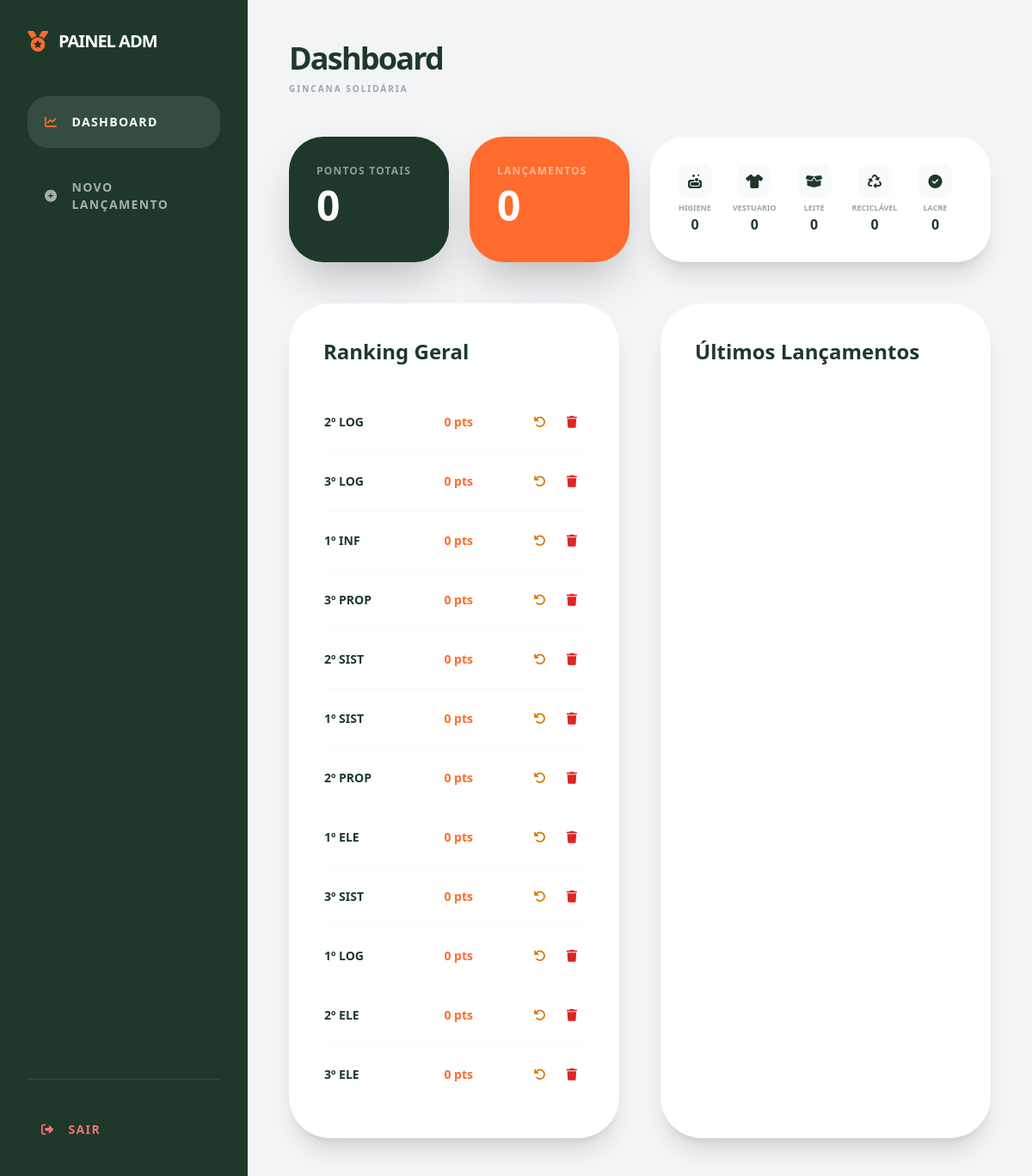
Screenshot of /admin/dashboard (signed in) with the database file from the repository.
### tables this page shows
CREATE TABLE IF NOT EXISTS `teams` (
    `id`           INT          NOT NULL AUTO_INCREMENT,
    `name`         VARCHAR(100) NOT NULL,
    `country`      VARCHAR(100) NOT NULL DEFAULT '',
    `total_points` INT          NOT NULL DEFAULT 0,
    `created_at`   TIMESTAMP    NOT NULL DEFAULT CURRENT_TIMESTAMP,
    PRIMARY KEY (`id`)
);

### app/Controllers/AdminController.php (called while the page is built, shortened)
<?php
require_once __DIR__ . '/../Models/Team.php';
class AdminController {
    public function dashboard() {
        $teams     = Team::getAll();
        $db = Database::getInstance();
        $totalPointsQuery  = $db->query("SELECT SUM(total_points) as total FROM teams");
        $totalPointsResult = $totalPointsQuery->fetch(PDO::FETCH_ASSOC);
        $totalPoints       = $totalPointsResult['total'] ?? 0;
        $totalDonationsQuery  = $db->query("SELECT COUNT(*) as total FROM donations");
        $totalDonationsResult = $totalDonationsQuery->fetch(PDO::FETCH_ASSOC);
        $totalDonations       = $totalDonationsResult['total'] ?? 0;
        $stats = [];
        require_once __DIR__ . '/../Views/admin/dashboard.php';
    }
}

### app/Models/Team.php (called while the page is built, shortened)
<?php
class Team {
    public static function getAll() {
        $db   = Database::getInstance();
        $stmt = $db->query("SELECT * FROM teams ORDER BY total_points DESC");
        return $stmt->fetchAll(PDO::FETCH_ASSOC);
    }
}

### app/Views/admin/dashboard.php (the view, shortened to what this page needs)
<!DOCTYPE html>
<html lang="pt-br">
<head>
    <script src="https://cdn.tailwindcss.com"></script>
    <link href="https://cdnjs.cloudflare.com/ajax/libs/font-awesome/6.4.0/css/all.min.css" rel="stylesheet">
</head>
<body class="bg-gray-100 font-sans text-primary">
    <div class="flex min-h-screen">
        <aside id="sidebar" class="fixed inset-y-0 left-0 z-50 w-72 bg-primary text-white p-8 transform -translate-x-full lg:translate-x-0 lg:static transition-transform duration-300 ease-in-out flex flex-col">
            <div class="flex items-center space-x-3 mb-12">
                <i class="fas fa-medal text-2xl text-secondary"></i>
                <span class="font-black text-xl uppercase tracking-tighter">
                    Painel ADM
                </span>
            </div>
            <nav class="space-y-4 flex-1">
                <a href="/admin/dashboard"
                   class="flex items-center space-x-4 bg-white/10 p-5 rounded-3xl font-black text-sm uppercase tracking-widest">
                    <i class="fas fa-chart-line text-secondary"></i>
                    <span>Dashboard</span>
                </a>
                <a href="/admin/add-donation"
                   class="flex items-center space-x-4 hover:bg-white/5 p-5 rounded-3xl font-black text-sm uppercase tracking-widest text-white/60 hover:text-white transition-all">
                    <i class="fas fa-plus-circle"></i>
                    <span>Novo Lançamento</span>
                </a>
            </nav>
            <div class="mt-auto pt-8 border-t border-white/10">
                <a href="/logout"
                   class="flex items-center space-x-4 text-red-400 hover:text-red-300 font-black text-sm uppercase tracking-widest p-4">
                    <i class="fas fa-sign-out-alt"></i>
                    <span>Sair</span>
                </a>
            </div>
        </aside>
        <main class="flex-1 p-6 lg:p-12">
            <div class="mb-12">
                <h1 class="text-4xl font-black tracking-tighter">
                    Dashboard
                </h1>
                <p class="text-gray-400 font-bold uppercase text-[10px] tracking-[0.2em] mt-2">
                    Gincana Solidária
                </p>
            </div>
            <div class="grid grid-cols-1 md:grid-cols-2 lg:grid-cols-4 gap-6 mb-12">
                <div class="bg-primary text-white p-8 rounded-[2.5rem] shadow-2xl">
                    <p class="text-white/50 font-black text-xs uppercase tracking-widest mb-2">
                        Pontos Totais
                    </p>
                    <h3 class="text-5xl font-black tracking-tighter">
                        <?php echo number_format($totalPoints, 0, ',', '.'); ?>
                    </h3>
                </div>
                <div class="bg-secondary text-white p-8 rounded-[2.5rem] shadow-2xl">
                    <p class="text-white/50 font-black text-xs uppercase tracking-widest mb-2">
                        Lançamentos
                    </p>
                    <h3 class="text-5xl font-black tracking-tighter">
                        <?php echo $totalDonations; ?>
                    </h3>
                </div>
                <div class="lg:col-span-2 bg-white p-8 rounded-[2.5rem] shadow-xl flex items-center overflow-x-auto no-scrollbar space-x-6">
                    <?php
                    $matIcons = [
                        'higiene' => 'fa-soap',
                        'vestuario' => 'fa-tshirt',
                        'leite' => 'fa-box-open',
                        'reciclável' => 'fa-recycle',
                        'lacre' => 'fa-check-circle'
                    ];
                    ?>
                    <?php foreach($matIcons as $type => $icon): ?>
                        <div class="flex-shrink-0 flex flex-col items-center">
                            <div class="w-10 h-10 bg-gray-50 rounded-xl flex items-center justify-center mb-1 text-primary">
                                <i class="fas <?php echo $icon; ?>"></i>
                            </div>
                            <p class="text-[9px] font-black text-gray-400 uppercase">
                                <?php echo $type; ?>
                            </p>
                            <p class="font-black">
                                <?php echo isset($stats[$type])
                                    ? number_format($stats[$type]['total_qty'], 0)
                                    : '0'; ?>
                            </p>
                        </div>
                    <?php endforeach; ?>
                </div>
            </div>
            <div class="grid grid-cols-1 lg:grid-cols-2 gap-12">
                <div class="bg-white rounded-[3rem] p-10 shadow-xl">
                    <h2 class="text-2xl font-black mb-8">
                        Ranking Geral
                    </h2>
                    <table class="w-full text-sm">
                        <?php foreach($teams as $team): ?>
                            <tr class="border-b border-gray-50 last:border-0">
                                <td class="py-4 font-bold">
                                    <?php echo $team['name']; ?>
                                </td>
                                <td class="py-4 text-right font-black text-secondary">
                                    <?php echo $team['total_points']; ?> pts
                                </td>
                                <td class="py-4 text-right flex space-x-2 justify-end">
                                    <button
                                        type="button"
                                        onclick="handleAction('resetTeamPoints', <?php echo (int)$team['id']; ?>, 'Zerar pontos?'); return false;"
                                        class="p-2 text-amber-600 hover:bg-amber-50 rounded-lg"
                                    >
                                        <i class="fas fa-undo"></i>
                                    </button>
                                    <button
                                        type="button"
                                        onclick="handleAction('deleteTeam', <?php echo (int)$team['id']; ?>, 'Excluir turma?'); return false;"
                                        class="p-2 text-red-600 hover:bg-red-50 rounded-lg"
                                    >
                                        <i class="fas fa-trash"></i>
                                    </button>
                                </td>
                            </tr>
                        <?php endforeach; ?>
                    </table>
                </div>
                <div class="bg-white rounded-[3rem] p-10 shadow-xl">
                    <h2 class="text-2xl font-black mb-8">
                        Últimos Lançamentos
                    </h2>
                </div>
            </div>
        </main>
    </div>
</body>
</html>

### public/index.php (shortened to what this page needs)
<?php
require_once __DIR__ . '/../app/Models/Team.php';
require_once __DIR__ . '/../app/Controllers/AdminController.php';
$requestUri = parse_url($_SERVER['REQUEST_URI'], PHP_URL_PATH);
$url = trim($requestUri, '/');
$adminController = new AdminController();
switch ($url) {
    case 'admin/dashboard':
        $adminController->dashboard();
        break;
}

### app/Views/admin/dashboard.php (style rules this page uses)
.no-scrollbar { -ms-overflow-style: none; scrollbar-width: none; }

### rows the page displays
teams: name "2º LOG", total_points "0"
teams: name "3º LOG", total_points "0"
teams: name "1º INF", total_points "0"
teams: name "3º PROP", total_points "0"
teams: name "2º SIST", total_points "0"
teams: name "1º SIST", total_points "0"
teams: name "2º PROP", total_points "0"
teams: name "1º ELE", total_points "0"
teams: name "3º SIST", total_points "0"
teams: name "1º LOG", total_points "0"
teams: name "2º ELE", total_points "0"
teams: name "3º ELE", total_points "0"

### other values shown
$totalPoints "0"
$totalDonations "0"
$type "HIGIENE"
$type "VESTUARIO"
$type "LEITE"
$type "RECICLÁVEL"
$type "LACRE"
